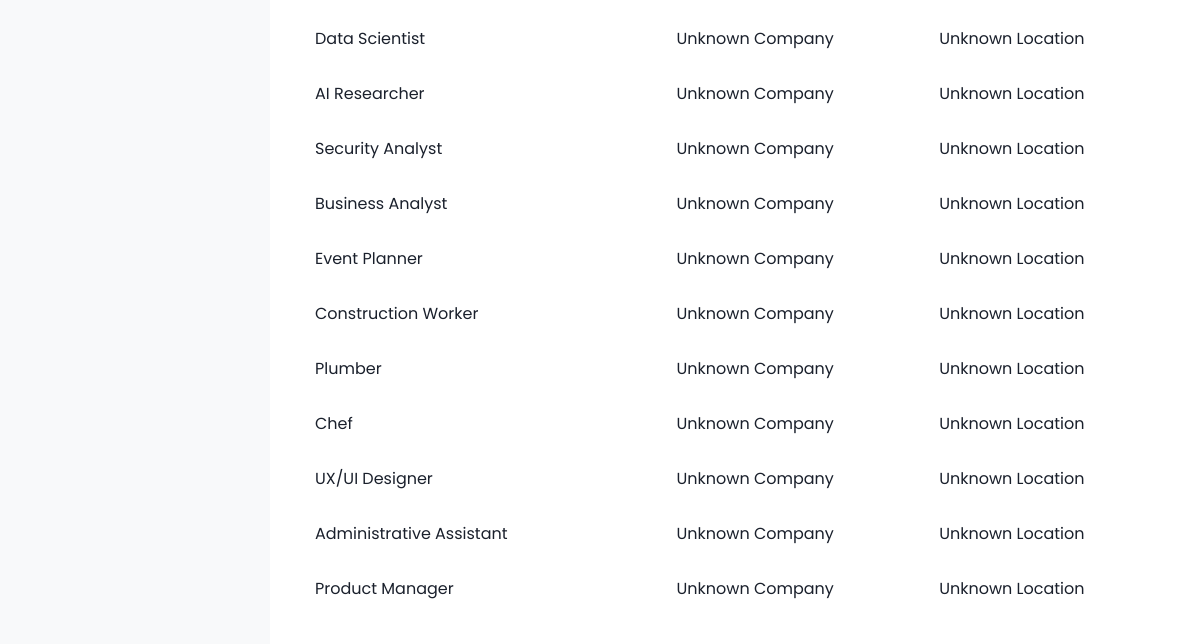
/admin-job-listings/ (lower part), run on an earlier commit of the app's database.
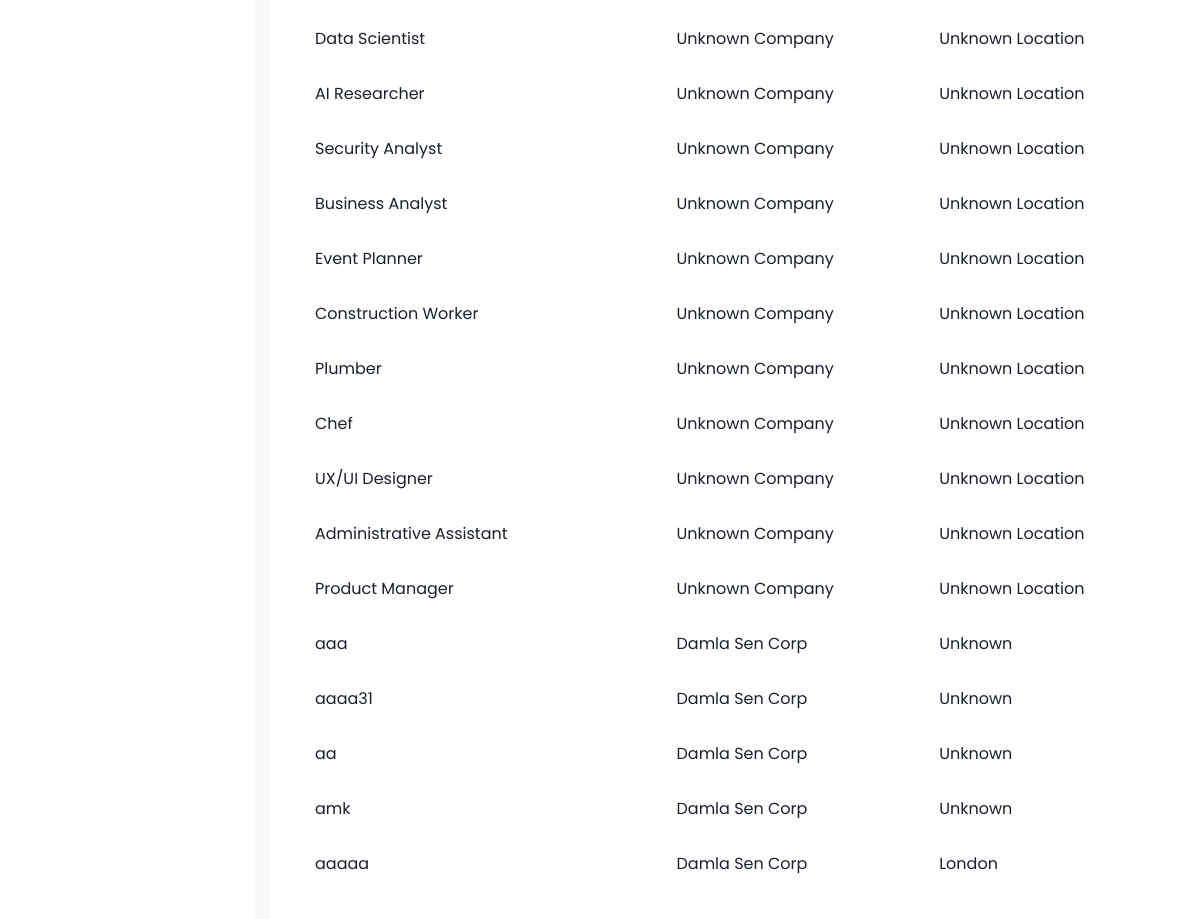
And on a later commit of the database.
### tutorials/models/employer_models.py (models this page shows, shortened)
class Job(models.Model):
    employer = models.ForeignKey(
        Employer,
        on_delete=models.CASCADE,
        related_name='jobs',
        null=True,
        blank=True
    )
    title = models.CharField(max_length=200)
    company_name = models.CharField(max_length=255, default="Unknown Company")
    location = models.CharField(max_length=255, default="Unknown Location")
    job_type = models.CharField(
        max_length=100,
        choices=[
            ('Full Time', 'Full Time'),
            ('Part Time', 'Part Time'),
            ('Internship', 'Internship'),
            ('Apprenticeship', 'Apprenticeship')
        ],
        blank=True,
        null=True
    )
    salary = models.DecimalField(max_digits=10, decimal_places=2, null=True, blank=True)
    description = models.TextField()
    requirements = models.TextField(blank=True)
    benefits = models.TextField(blank=True, null=True)
    application_deadline = models.DateField(null=True, blank=True)
    contact_email = models.EmailField(default="default@email.com")
    created_at = models.DateTimeField(auto_now_add=True)
    STATUS_CHOICES = [
        ('pending', 'Pending Review'),
        ('approved', 'Approved'),
        ('rejected', 'Rejected'),
    ]
    status = models.CharField(
        max_length=10,
        choices=STATUS_CHOICES,
        default='pending'  # New jobs start as pending
    )

### tutorials/views/admin_views.py (the view)
# urls.py: path('admin-job-listings/', admin_job_listings, name='admin_job_listings'),
def admin_job_listings(request):
    pending_jobs = Job.objects.filter(status='pending')  # Get only jobs that need review
    return render(request, 'admin_job_listings.html', {'pending_jobs': pending_jobs})

### tutorials/templates/admin_job_listings.html (shortened to what this page needs)
{% extends 'base.html' %}
{% block content %}
{% if pending_jobs %}
<div class="table-wrapper">
    <div class="table-container">
        <table>
            <tbody>
                {% for job in pending_jobs %}
                <tr>
                    <td>{{ job.title }}</td>
                    <td>{{ job.company_name }}</td>
                    <td>{{ job.location }}</td>
                </tr>
                {% endfor %}
            </tbody>
        </table>
    </div>
</div>
{% else %}
<p>No job listings pending review.</p>
{% endif %}
{% endblock %}

What changed in the data, as far as the page shows it:
added Job: title "aaa", company_name "Damla Sen Corp", location "Unknown"
added Job: title "aaaa31", company_name "Damla Sen Corp", location "Unknown"
added Job: title "aa", company_name "Damla Sen Corp", location "Unknown"
added Job: title "amk", company_name "Damla Sen Corp", location "Unknown"
added Job: title "aaaaa", company_name "Damla Sen Corp", location "London"
